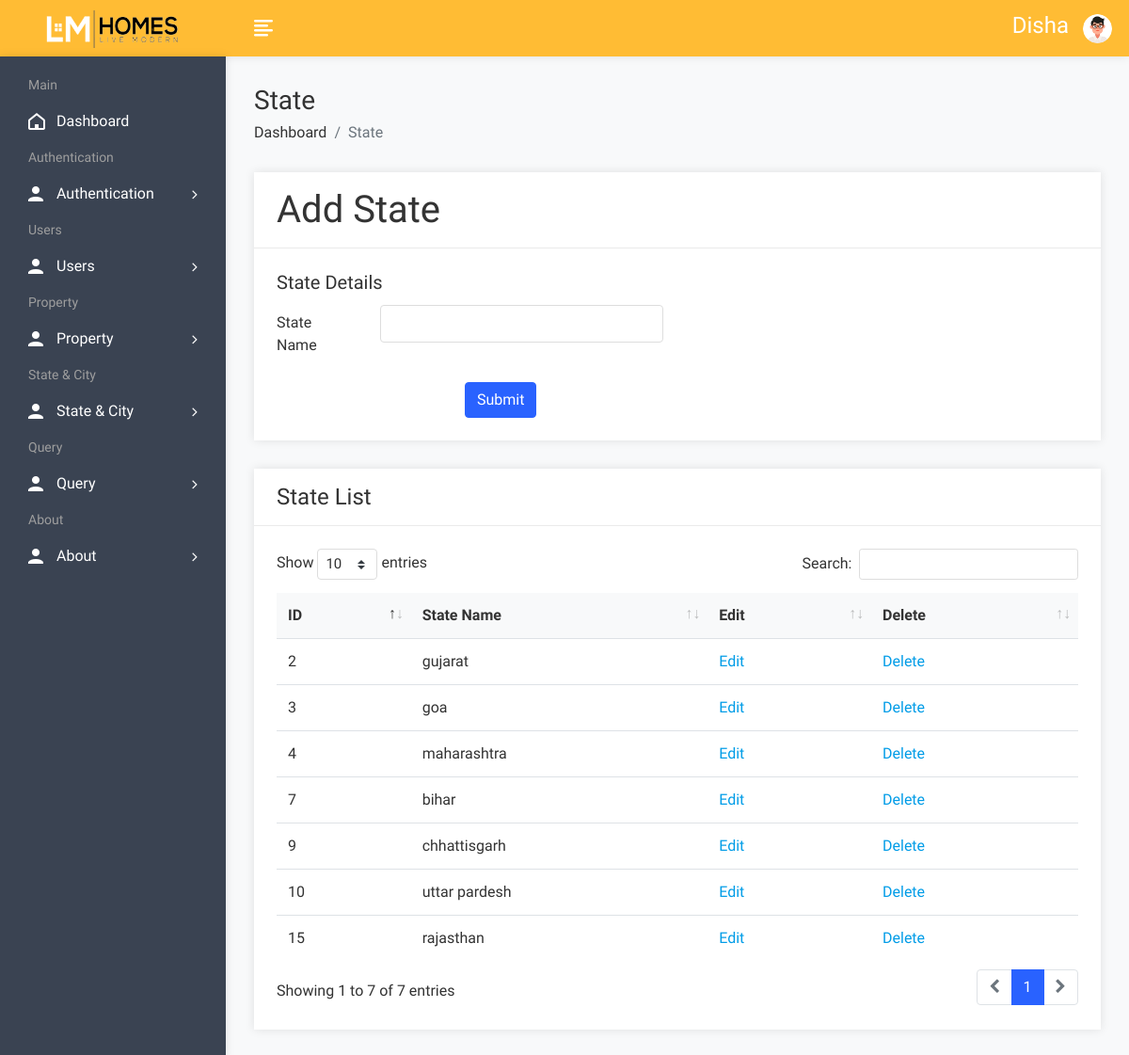
The app's page /admin/stateadd.php (signed in), older data.
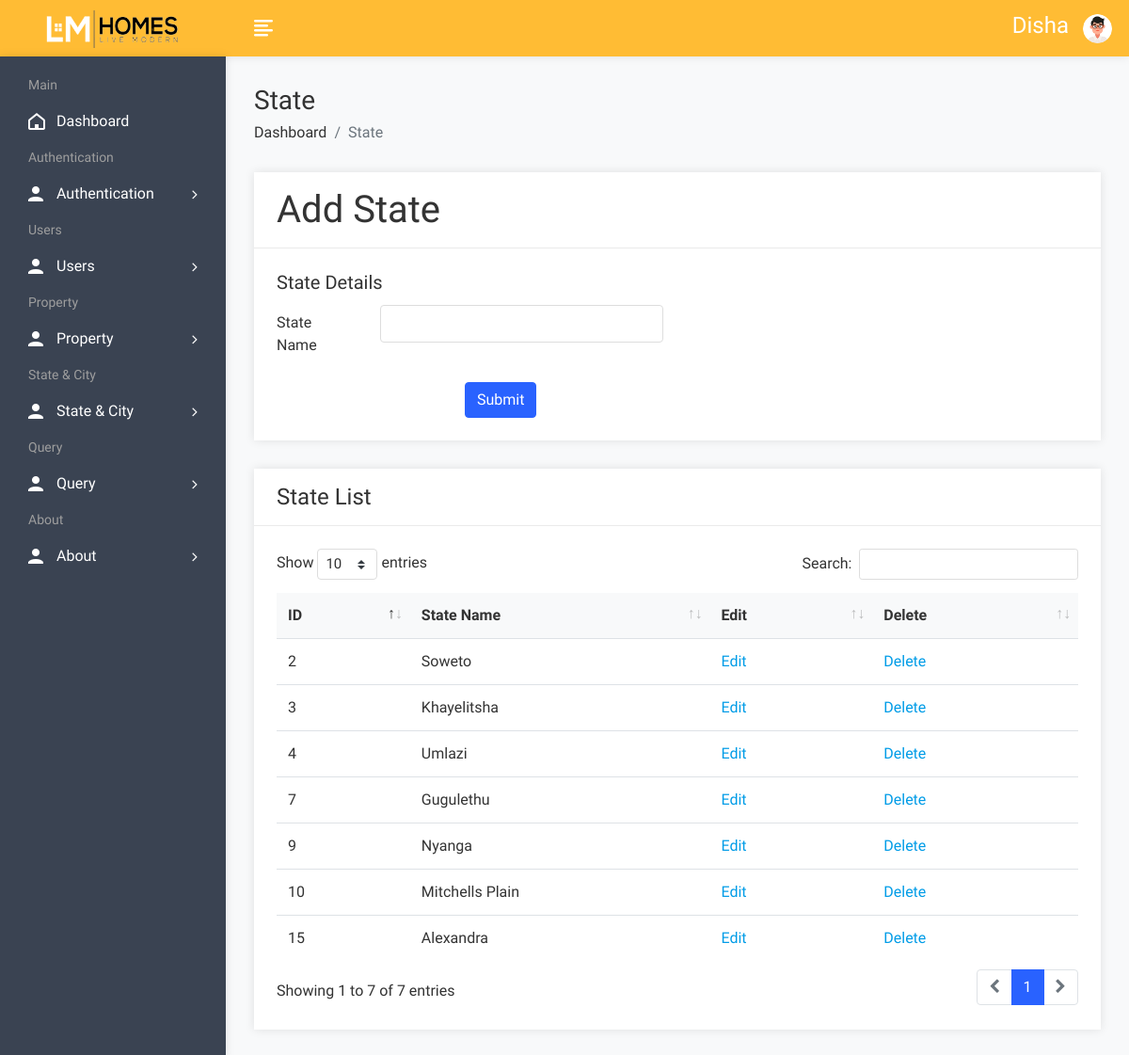
The same page, newer data.
### tables this page shows
CREATE TABLE `state` (
  `sid` int(50) NOT NULL,
  `sname` varchar(100) NOT NULL
);

### admin/stateadd.php (the view, shortened to what this page needs)
<!DOCTYPE html>
<html lang="en">
<head>
        <link rel="stylesheet" href="assets/css/bootstrap.min.css">
        <link rel="stylesheet" href="assets/css/font-awesome.min.css">
        <link rel="stylesheet" href="assets/css/feathericon.min.css">
		<link rel="stylesheet" href="assets/plugins/datatables/dataTables.bootstrap4.min.css">
		<link rel="stylesheet" href="assets/plugins/datatables/responsive.bootstrap4.min.css">
		<link rel="stylesheet" href="assets/plugins/datatables/select.bootstrap4.min.css">
		<link rel="stylesheet" href="assets/plugins/datatables/buttons.bootstrap4.min.css">
        <link rel="stylesheet" href="assets/css/style.css">
    </head>
    <body>
			<?php include("header.php");?>
            <div class="page-wrapper">
                <div class="content container-fluid">
					<div class="page-header">
						<div class="row">
							<div class="col">
								<h3 class="page-title">State</h3>
								<ul class="breadcrumb">
									<li class="breadcrumb-item"><a href="dashboard.php">Dashboard</a></li>
									<li class="breadcrumb-item active">State</li>
								</ul>
							</div>
						</div>
					</div>
					<div class="row">
						<div class="col-md-12">
							<div class="card">
								<div class="card-header">
									<h1 class="card-title">Add State</h1>
								</div>
								<form method="post" id="insert product" enctype="multipart/form-data">
									<div class="card-body">
											<div class="row">
												<div class="col-xl-6">
													<h5 class="card-title">State Details</h5>
													<div class="form-group row">
														<label class="col-lg-3 col-form-label">State Name</label>
														<div class="col-lg-9">
															<input type="text" class="form-control" name="state">
														</div>
													</div>
												</div>
											</div>
											<div class="text-left">
												<input type="submit" class="btn btn-primary"  value="Submit" name="insert" style="margin-left:200px;">
											</div>
									</div>
								</form>
							</div>
						</div>
					</div>
				<div class="row">
						<div class="col-sm-12">
							<div class="card">
								<div class="card-header">
									<h4 class="card-title">State List</h4>
								</div>
								<div class="card-body">
									<table id="basic-datatable" class="table">
                                            <thead>
                                                <tr>
                                                    <th>ID</th>
                                                    <th>State Name</th>
													<th>Edit</th>
                                                    <th>Delete</th>
                                                </tr>
                                            </thead>
                                            <tbody>
											<?php
												$query=mysqli_query($con,"select * from state");
												while($row=mysqli_fetch_row($query))
													{
											?>
                                                <tr>
                                                    <td><?php echo $row['0']; ?></td>
                                                    <td><?php echo $row['1']; ?></td>
													<td><a href="stateedit.php?id=<?php echo $row['0']; ?>">Edit</a></td>
                                                    <td><a href="statedelete.php?id=<?php echo $row['0']; ?>">Delete</a></td>
                                                </tr>
                                                <?php } ?>
                                            </tbody>
                                        </table>
								</div>
							</div>
						</div>
					</div>
				</div>
			</div>
    </body>
</html>

Row changes from the older to the newer data that the page shows:
changed state id 2: sname "gujarat" → "Soweto"
changed state id 3: sname "goa" → "Khayelitsha"
changed state id 4: sname "maharashtra" → "Umlazi"
changed state id 7: sname "bihar" → "Gugulethu"
changed state id 9: sname "chhattisgarh" → "Nyanga"
changed state id 10: sname "uttar pardesh" → "Mitchells Plain"
changed state id 15: sname "rajasthan" → "Alexandra"
